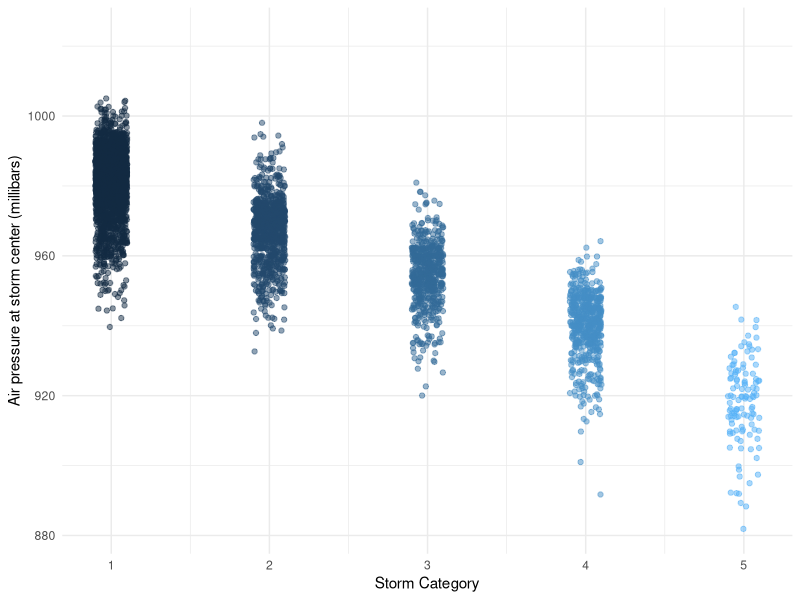

Here is the R script that generated this plot:
## ---- chunk 1
knitr::opts_chunk$set(echo = TRUE)
library(tidyverse)
## ---- chunk 2
summary(storms)
## ---- chunk 3
names(storms)
## ---- chunk 4
ggplot(data = storms, aes(x = category, y = pressure)) +
  geom_jitter(width = 0.1, 
              alpha = 0.5,
              aes(color = category),
              show.legend = FALSE) +
  labs(x = "Storm Category", 
       y = "Air pressure at storm center (millibars)"
       ) +
  theme_minimal()
